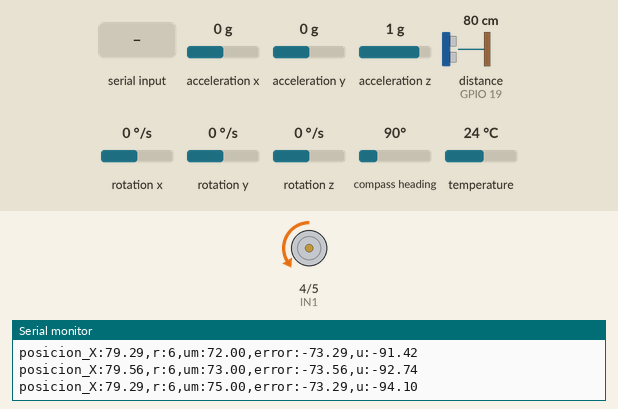
Recording of a sketch running on a simulated ESP32. Parts: motor-driver pin pairs drawn as motors (green arrow = first pin HIGH = forward, orange = second pin HIGH = backward, longer = more drive, scaled by the enable pin), the last lines printed to the serial monitor. Wiring (inferred from the names in the program): ultrasonic range finder: trigger GPIO 18; echo GPIO 19; MPU-6050 motion sensor at I2C address 0x68. The inputs (shaded band) are chosen by the test bench; at power-on: distance to the obstacle (sensor on GPIO 19) 80 cm, acceleration x 0 g, acceleration y 0 g, acceleration z 1 g, rotation x 0 °/s, rotation y 0 °/s, rotation z 0 °/s, compass heading 90°, temperature 24 °C. The echo pulse lasts 58.3 µs per cm.

Above: at 1.3 s.
1.4 s: distance to the obstacle (sensor on GPIO 19) set to 8 cm
4.4 s: distance to the obstacle (sensor on GPIO 19) set to 6 cm
5.9 s: "90,45\n" received over Serial
At 8.2 s:
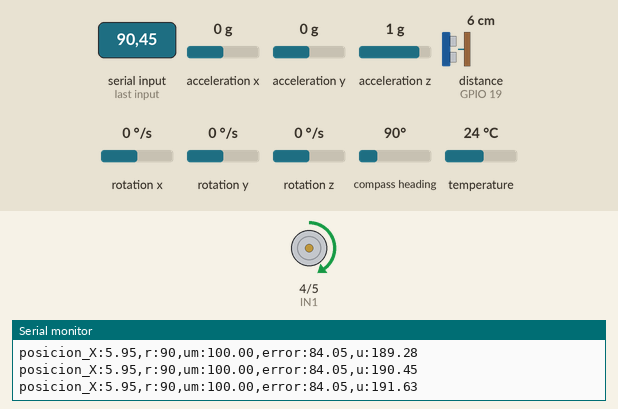
8.9 s: distance to the obstacle (sensor on GPIO 19) set to 87 cm
10.4 s: distance to the obstacle (sensor on GPIO 19) set to 96 cm
At 10.8 s:
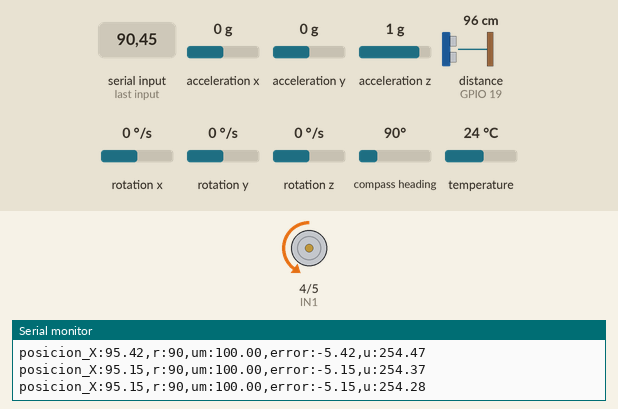
11.9 s: "5\n" received over Serial
At 14.86 s:
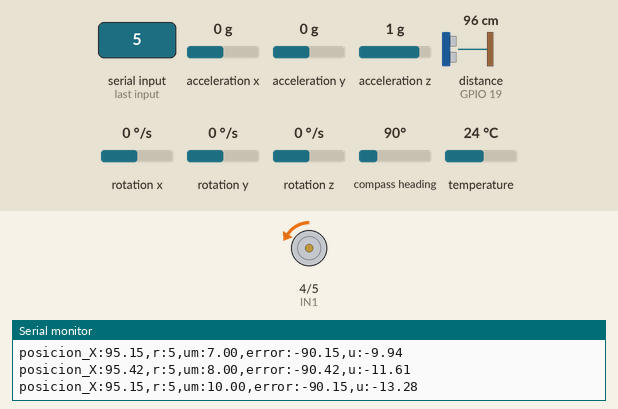
Timing chart, 0 to 17.4 s (numbered marks = the images above; inputs shaded):
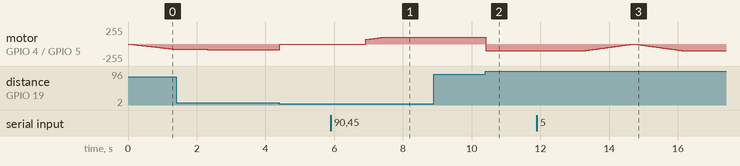

Measured:
- the behaviour switches between 90 and 91 cm on distance to the obstacle (sensor on GPIO 19) (found by bisection; images 1 and 2)
- after the input at 5.9 s, motor on GPIO 4 (IN1) / GPIO 5 (IN2): moves from stopped to forward 100/255 over 0.49 s, starting after 1.0 s
- after the input at 10.4 s, motor on GPIO 4 (IN1) / GPIO 5 (IN2): forward 100/255 → backward 100/255 at once
- after the input at 11.9 s, motor on GPIO 4 (IN1) / GPIO 5 (IN2): rises from backward 100/255 to stopped in 1.4 s, then falls to backward 100/255 in 1.5 s

The sketch:

PID2.ino
```cpp
#include <Arduino.h>
#include <analogWrite.h>
#define EN1 15
#define IN1 4
#define IN2 5
// declaraciones sensor posicion
#define echoPin 19
#define trigPin 18

#include <AS5600.h>
#include <Adafruit_MPU6050.h>
#include <Adafruit_Sensor.h>
#include <Wire.h>

// definiciones acelerometro
Adafruit_MPU6050 mpu;

// definiciones angulo
AMS_5600 ams5600;

const int channel = 0;
const int resolution = 8;
const int freq = 20000;
int dutycicle;

//variables
float pos;
float ac;
float ang;
//variables del PID
float Kp=0.1,Ki=0.001,Kd=0.05224;
float yi;
int r=6;
unsigned long Tact,Ts,Tant;
float a,b,c;
float e,e_1,e_2;
float u=0,u_1=0,um=0;

TaskHandle_t Task1;
void setup() {
    xTaskCreatePinnedToCore(
    task1,
    "Task_1",
    1000,
    NULL,
    1,
    &Task1,
    1);  //Nucleo 0
  Serial.begin(115200);
  // declaraciones sensor posicion
  pinMode(trigPin, OUTPUT); // Sets the trigPin as an OUTPUT
  pinMode(echoPin, INPUT); // Sets the echoPin as an INPUT
//-----------------------------------------------------------------------
  Wire.begin();

//    if(ams5600.detectMagnet() == 0 ){
//      while(1){
//          if(ams5600.detectMagnet() == 1 ){
//              Serial.print("Current Magnitude: ");
//              Serial.println(ams5600.getMagnitude());
//              break;
//          }
//          else{
//              Serial.println("Can not detect magnet");
//          }
//          delay(1000);
//      }
//    }
//-----------------------------------------------------------------------
 Wire.beginTransmission(0x68);
 Wire.write(0x6B);
 Wire.write(0);
 Wire.endTransmission(true);
 if (!mpu.begin(0x68)) {
   Serial.println("Failed to find MPU6050 chip");
   while (1) {
     delay(10);
   }
 }
 mpu.setAccelerometerRange(MPU6050_RANGE_16_G);

  Serial.println("");
  delay(100);
//-----------------------------------------------------------------------
ledcSetup(channel, freq, resolution);
ledcAttachPin(EN1, channel);
 pinMode(IN1, OUTPUT);
 pinMode(IN2, OUTPUT);
}


void task1(void *parameters){
  for(;;){
    if(e<0){
      //ledcWrite(channel, dutycicle);
      digitalWrite(IN1, LOW);  //Derecha
      digitalWrite(IN2, HIGH);
    }
    else if(e>0){
      //ledcWrite(channel, dutycicle);
      digitalWrite(IN1, HIGH);  //IZQUIERDA
      digitalWrite(IN2, LOW);
    }
    analogWrite(15, dutycicle);
    vTaskDelay(10/portTICK_PERIOD_MS);
    }

}
String dato;
int filtro = 30;
void loop() {
  if(Serial.available() > 0){
      dato = Serial.readString();
      r=dato.toInt();
      }
  pos = posicion();
  ang = 246-angulo(ams5600.getRawAngle());
  ac = aceleracion();
  yi = pos;
  pid();
  imprime_arduino();
  delay(10);
}
float u_ant;
void pid(){
  //tiempo entre muestras
  Tact = millis();
  Ts = float(Tact - Tant);
  Tant = Tact;
  //Constantes de la aproximacion trapezoidal
  a = (Kp + Ki*Ts/2 + Kd/Ts);
  b = (-Kp + Ki*(Ts/2) - 2*Kd/Ts);
  c = Kd/Ts;
  //Error y muestras anteriores al mismo tiempo
  e = r - yi;
  e_2 = e_1;
  e_1 = e;
  //calculo de la salida
  u = u_1 + a*e + b*e_1 + c*e_2;
  u_ant=u;
  if(abs(e)<=0.2)u=0;
  u_1 = u;
  //salida
  if (u<0)
    um = map(-u,0,100,0,80);
  else um = map(u,0,100,0,80);
  if(um <= 0){
    um = 0;
  }
  if(um > 100){
    um = 100;
  }

  dutycicle=um;

}


float posicion(){
  float duration; // variable for the duration of sound wave travel
  float distance; // variable for the distance measurement
    // Clears the trigPin condition
  digitalWrite(trigPin, LOW);
  delayMicroseconds(2);
  // Sets the trigPin HIGH (ACTIVE) for 10 microseconds
  digitalWrite(trigPin, HIGH);
  delayMicroseconds(10);
  digitalWrite(trigPin, LOW);
  // Reads the echoPin, returns the sound wave travel time in microseconds
  duration = pulseIn(echoPin, HIGH);
  // Calculating the distance
  distance = duration * 0.034 / 2; // Speed of sound wave divided by 2 (go and back)
  return distance;
  delay(20);
}

float angulo(word newAngle){
    /* Raw data reports 0 - 4095 segments, which is 0.087 of a degree */
  float retVal = newAngle * 0.087;
  return retVal;
}

float aceleracion(){
  sensors_event_t a, g, temp;
  mpu.getEvent(&a, &g, &temp);
  return a.acceleration.x;
  delay(10);
}

void imprime_arduino(){
//  Serial.print("AccelX:");
//  Serial.print(ac);
//  Serial.print(",");
  Serial.print("posicion_X:");
  Serial.print(pos);
  Serial.print(",");
//  Serial.print("Angulo:");
//  Serial.print(ang);
//  Serial.print(",");
  Serial.print("r:");
  Serial.print(r);
//  Serial.print(",");
//  Serial.print("yi:");
//  Serial.print(yi);
  Serial.print(",");
  Serial.print("um:");
  Serial.print(um);
Serial.print(",");
  Serial.print("error:");
  Serial.print(e);
  Serial.print(",");
  Serial.print("u:");
  Serial.println(u);
}
```
